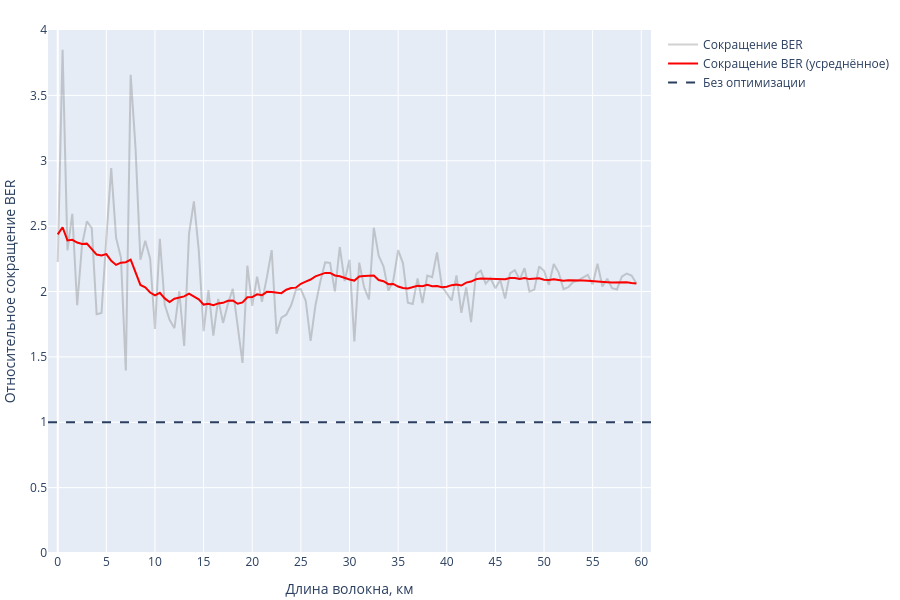

The notebook cell saved with this chart:
### Code cell
figure = go.Figure(layout=go.Layout(
    xaxis={
        "title": "Длина волокна, км",
        "tickmode": "array",
        "tickvals": [0.0, 5.0, 10.0, 15.0, 20.0, 25.0, 30.0, 35.0, 40.0, 45.0, 50.0, 55.0, 60.0]
    },
    yaxis={
        "title": "Относительное сокращение BER"
    }
))

colors = ["#666", "rgb(250, 0, 0)", "rgb(20, 180, 20)", "rgb(70, 70, 230)", "rgb(250, 100, 0)"]

color = "#666"
smoothed = tf.math.reduce_mean(tf.signal.frame(ber_result["ber"], 16, 1, pad_end=True, pad_value=ber_result["ber"][-1]), axis=-1)

name = "Сокращение BER"
ber_result = ber_results[name]

figure.add_trace(
    go.Scatter(
        x=ber_result["length"][::1],
        y=ber_result["ber"][::1],
        name=name,
        mode="lines",
        line={"color": "#666"},
        opacity=0.3,
        showlegend=True
    )
)

figure.add_trace(
    go.Scatter(
        x=ber_result["length"][::1],
        y=smoothed[::1],
        name=f"{name} (усреднённое)",
        mode="lines",
        opacity=1.0,
        line={"color": "rgb(250, 0, 0)"}
    )
)

#figure.add_hline(3.8e-3, line_dash="dash", name="Граничное значение (3.8E-3)", showlegend=True)
figure.add_hline(1.0, line_dash="dash", name="Без оптимизации", showlegend=True)
figure.update_layout(
    autosize=True,
    height=600,
    width=900,
    margin=dict(t=30, b=30, l=10, r=5),
    xaxis_range=[-1.0, 61.0],
    yaxis_range=[0.0, 4]
)

figure.show()

### Figure 1 — Plotly figure (JSON) as saved in the notebook; plotly's stock layout.template omitted (floating-point values rounded to 4 significant figures)
{"data": [{"line": {"color": "#666"}, "mode": "lines", "name": "Сокращение BER", "opacity": 0.3, "showlegend": true, "type": "scatter", "x": [0, 0.5, 1, 1.5, 2, 2.5, 3, 3.5, 4, 4.5, 5, 5.5, 6, 6.5, 7, 7.5, 8, 8.5, 9, 9.5, 10, 10.5, 11, 11.5, 12, 12.5, 13, 13.5, 14, 14.5, 15, 15.5, 16, 16.5, 17, 17.5, 18, 18.5, 19, 19.5, 20, 20.5, 21, 21.5, 22, 22.5, 23, 23.5, 24, 24.5, 25, 25.5, 26, 26.5, 27, 27.5, 28, 28.5, 29, 29.5, 30, 30.5, 31, 31.5, 32, 32.5, 33, 33.5, 34, 34.5, 35, 35.5, 36, 36.5, 37, 37.5, 38, 38.5, 39, 39.5, 40, 40.5, 41, 41.5, 42, 42.5, 43, 43.5, 44, 44.5, 45, 45.5, 46, 46.5, 47, 47.5, 48, 48.5, 49, 49.5, 50, 50.5, 51, 51.5, 52, 52.5, 53, 53.5, 54, 54.5, 55, 55.5, 56, 56.5, 57, 57.5, 58, 58.5, 59, 59.5], "y": [2.225, 3.849, 2.315, 2.593, 1.895, 2.358, 2.536, 2.485, 1.825, 1.835, 2.407, 2.944, 2.41, 2.26, 1.395, 3.657, 3.098, 2.244, 2.388, 2.253, 1.714, 2.404, 1.899, 1.783, 1.72, 2.002, 1.584, 2.441, 2.689, 2.317, 1.696, 2.011, 1.662, 1.943, 1.76, 1.906, 2.021, 1.72, 1.454, 2.197, 1.891, 2.113, 1.921, 2.106, 2.317, 1.678, 1.801, 1.823, 1.894, 2.013, 2.018, 1.929, 1.622, 1.895, 2.076, 2.224, 2.219, 2, 2.34, 2.08, 2.243, 1.618, 2.221, 2.033, 1.94, 2.488, 2.275, 2.192, 2.007, 2.082, 2.317, 2.216, 1.914, 1.905, 2.1, 1.911, 2.121, 2.109, 2.299, 2.04, 1.987, 1.931, 2.123, 1.837, 2.032, 1.766, 2.131, 2.16, 2.06, 2.102, 2.025, 2.089, 1.947, 2.139, 2.162, 2.091, 2.179, 1.999, 2.014, 2.192, 2.158, 2.051, 2.21, 2.147, 2.018, 2.034, 2.073, 2.083, 2.107, 2.128, 2.055, 2.213, 2.038, 2.098, 2.026, 2.016, 2.113, 2.138, 2.123, 2.061]}, {"line": {"color": "rgb(250, 0, 0)"}, "mode": "lines", "name": "Сокращение BER (усреднённое)", "opacity": 1, "type": "scatter", "x": [0, 0.5, 1, 1.5, 2, 2.5, 3, 3.5, 4, 4.5, 5, 5.5, 6, 6.5, 7, 7.5, 8, 8.5, 9, 9.5, 10, 10.5, 11, 11.5, 12, 12.5, 13, 13.5, 14, 14.5, 15, 15.5, 16, 16.5, 17, 17.5, 18, 18.5, 19, 19.5, 20, 20.5, 21, 21.5, 22, 22.5, 23, 23.5, 24, 24.5, 25, 25.5, 26, 26.5, 27, 27.5, 28, 28.5, 29, 29.5, 30, 30.5, 31, 31.5, 32, 32.5, 33, 33.5, 34, 34.5, 35, 35.5, 36, 36.5, 37, 37.5, 38, 38.5, 39, 39.5, 40, 40.5, 41, 41.5, 42, 42.5, 43, 43.5, 44, 44.5, 45, 45.5, 46, 46.5, 47, 47.5, 48, 48.5, 49, 49.5, 50, 50.5, 51, 51.5, 52, 52.5, 53, 53.5, 54, 54.5, 55, 55.5, 56, 56.5, 57, 57.5, 58, 58.5, 59, 59.5], "y": [2.437, 2.491, 2.391, 2.396, 2.374, 2.363, 2.366, 2.326, 2.282, 2.276, 2.286, 2.235, 2.203, 2.221, 2.224, 2.243, 2.14, 2.05, 2.032, 1.992, 1.971, 1.99, 1.947, 1.919, 1.945, 1.956, 1.963, 1.984, 1.963, 1.94, 1.9, 1.906, 1.895, 1.909, 1.913, 1.93, 1.931, 1.906, 1.917, 1.956, 1.958, 1.978, 1.971, 1.997, 1.996, 1.991, 1.987, 2.014, 2.027, 2.03, 2.059, 2.075, 2.092, 2.116, 2.127, 2.142, 2.142, 2.123, 2.117, 2.102, 2.091, 2.084, 2.114, 2.119, 2.12, 2.123, 2.088, 2.078, 2.056, 2.058, 2.038, 2.026, 2.023, 2.032, 2.044, 2.04, 2.051, 2.04, 2.042, 2.033, 2.036, 2.048, 2.053, 2.046, 2.068, 2.076, 2.094, 2.099, 2.098, 2.095, 2.091, 2.094, 2.093, 2.103, 2.103, 2.096, 2.104, 2.095, 2.101, 2.102, 2.091, 2.088, 2.093, 2.088, 2.082, 2.085, 2.087, 2.086, 2.085, 2.082, 2.078, 2.078, 2.069, 2.07, 2.068, 2.07, 2.073, 2.07, 2.065, 2.061]}], "layout": {"autosize": true, "height": 600, "margin": {"b": 30, "l": 10, "r": 5, "t": 30}, "shapes": [{"line": {"dash": "dash"}, "name": "Без оптимизации", "showlegend": true, "type": "line", "visible": true, "x0": 0, "x1": 1, "xref": "x domain", "y0": 1, "y1": 1, "yref": "y"}], "width": 900, "xaxis": {"range": [-1, 61], "tickmode": "array", "tickvals": [0, 5, 10, 15, 20, 25, 30, 35, 40, 45, 50, 55, 60], "title": {"text": "Длина волокна, км"}, "type": "linear"}, "yaxis": {"range": [0, 4], "title": {"text": "Относительное сокращение BER"}, "type": "linear"}}}
